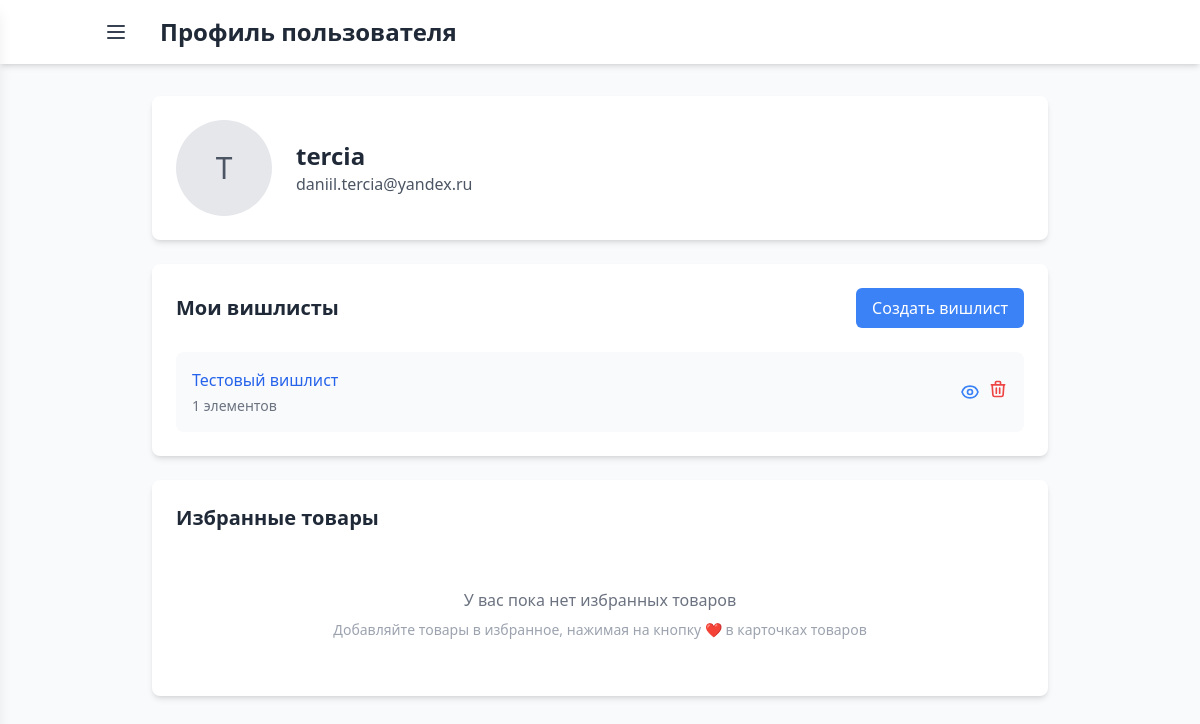
Before: /profile/ (signed in) with the older database file.
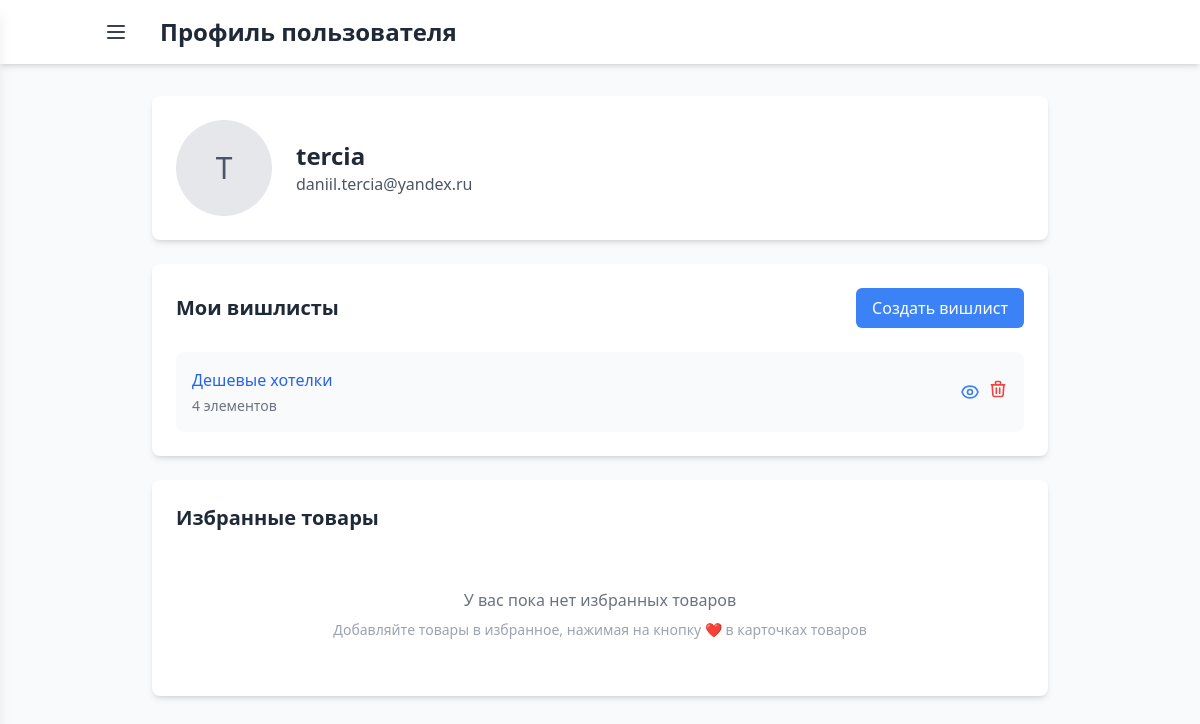
After: the same page with the newer database file.
### wishlist/models.py (models this page shows, shortened)
class Wishlist(models.Model):
    user = models.ForeignKey(User, on_delete=models.CASCADE)
    title = models.CharField(max_length=200)
    description = models.TextField()
    created_at = models.DateTimeField(auto_now_add=True)
    likes = models.IntegerField(default=0)

### wishlist/views.py (the view)
# urls.py: path('profile/', views.profile, name='profile'),
@login_required
def profile(request):
    user = request.user
    wishlists = Wishlist.objects.filter(user=user)
    wishfavs = WishFav.objects.filter(user=user)
    context = {
        "user": user,
        "wishlists": wishlists,
        "favorite_items": wishfavs
    }
    return render(request, "profile.html", context)

### wishlist/templates/profile.html (shortened to what the changed rows need)
{% extends 'base.html' %}
{% block header %}
<h1 class="text-2xl font-bold text-gray-800">Профиль пользователя</h1>
{% endblock %}
{% block content %}
<div class="max-w-4xl mx-auto bg-white rounded-lg shadow-md overflow-hidden mb-6">
    <div class="p-6">
        <div class="flex items-center space-x-6">
            <div>
                <h1 class="text-2xl font-bold text-gray-800">{{ user.username }}</h1>
            </div>
        </div>
    </div>
</div>
<div class="max-w-4xl mx-auto bg-white rounded-lg shadow-md overflow-hidden mb-6">
    <div class="p-6">
        <div class="flex justify-between items-center mb-6">
            <h2 class="text-xl font-semibold text-gray-800">Мои вишлисты</h2>
        </div>
        <div class="space-y-4">
            {% for wishlist in wishlists %}
            <div class="flex items-center justify-between bg-gray-50 rounded-lg p-4 hover:bg-gray-100 transition duration-200">
                <div class="flex items-center space-x-4">
                    <div class="flex-1">
                        <a href="{% url 'wishlist_detail' wishlist.id %}" class="font-medium text-blue-600 hover:text-blue-800 transition duration-300">
                            {{ wishlist.title }}
                        </a>
                        <p class="text-sm text-gray-500 mt-1">{{ wishlist.wish_set.count }} элементов</p>
                    </div>
                </div>
                {% if user == request.user %}
                <div class="flex items-center space-x-2">
                    <a href="{% url 'wishlist_detail' wishlist.id %}" class="text-blue-500 hover:text-blue-700">
                    </a>
                    <form method="post" action="{% url 'delete_wishlist' wishlist.id %}" class="inline" onsubmit="return confirm('Удалить этот вишлист?');">
                        <button type="submit" class="text-red-500 hover:text-red-700">
                            <svg class="w-5 h-5" fill="none" stroke="currentColor" viewBox="0 0 24 24">
                                <path stroke-linecap="round" stroke-linejoin="round" stroke-width="2" d="M19 7l-.867 12.142A2 2 0 0116.138 21H7.862a2 2 0 01-1.995-1.858L5 7m5 4v6m4-6v6m1-10V4a1 1 0 00-1-1h-4a1 1 0 00-1 1v3M4 7h16"/>
                            </svg>
                        </button>
                    </form>
                </div>
                {% endif %}
            </div>
            {% endfor %}
        </div>
    </div>
</div>
<div class="max-w-4xl mx-auto bg-white rounded-lg shadow-md overflow-hidden">
    <div class="p-6">
        <h2 class="text-xl font-semibold text-gray-800 mb-6">Избранные товары</h2>
    </div>
</div>
{% endblock %}

Changed rows visible on the page:
removed Wishlist: title "Тестовый вишлист", wish_set.count "1"
added Wishlist: title "Дешевые хотелки", wish_set.count "4"
